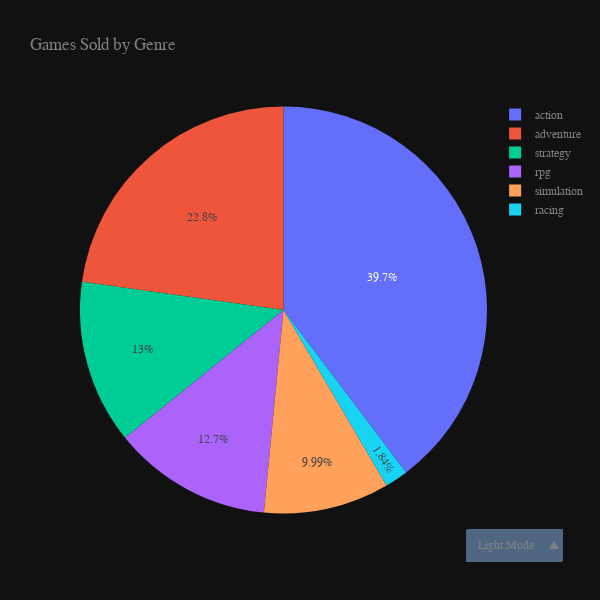

The cell this chart's notebook holds for it:
### Markdown cell above
Since there is no sales column, we will focus on games that are not free to play (paid), based on their positive ratings summed with the negative ones, and filter by genre. I include the negative ratings because they also come from users who purchased the game.

### Code cell
# Filter out games that are not free-to-play
df_f2p_false = df[df['free_to_play'] == False]

# Define the genres in a variable
genres = ['action', 'adventure', 'rpg', 'simulation', 'strategy', 'racing']

# Extract relevant columns: game name, positive ratings, negative ratings, and genres
df_f2p_false_genre = df_f2p_false[['name', 'sells'] + genres]
df_f2p_false_genre = df_f2p_false_genre.set_index('name')

# Sum positive and negative ratings by genre
genre_sales = df_f2p_false_genre[genres].multiply(df_f2p_false_genre['sells'], axis=0).sum()

# Create the pie chart
fig = px.pie(
    names=genre_sales.index, 
    values=genre_sales.values, 
    title="Games Sold by Genre",
    labels={'names': 'Genre', 'values': 'Sales'}
)

fig.update_layout(
    font=dict(family='Helvetica', size=12, color='gray'),
    template="plotly_dark",
    height = 600,
    width=600
)

fig.update_traces(
    hovertemplate='Genre: %{label}<br>Units Sold: %{value:,.0f}'
)

# Dark/Light Mode Button
fig.update_layout(
    updatemenus=[{
        'buttons': [
            {
                'label': 'Light Mode',
                'method': 'relayout',
                'args': ['template', 'plotly_white'],  
            },
            {
                'label': 'Dark Mode',
                'method': 'relayout',
                'args': ['template', 'plotly_dark'],  
            }
        ],
        'direction': 'up',  
        'showactive': True,
        'x': 1.2,   
        'xanchor': 'right',  
        'y': -0.1,  
        'yanchor': 'bottom',  
        'pad': {'r': 5, 't': 10}, 
    }]
)

fig.show()

### Figure 1 — Plotly figure (JSON) as saved in the notebook; plotly's stock layout.template omitted (floating-point values rounded to 4 significant figures)
{"data": [{"domain": {"x": [0, 1], "y": [0, 1]}, "hovertemplate": "Genre: %{label}<br>Units Sold: %{value:,.0f}", "labels": ["action", "adventure", "rpg", "simulation", "strategy", "racing"], "legendgroup": "", "name": "", "showlegend": true, "type": "pie", "values": [1571670000, 901565000, 501125000, 395500000, 515805000, 72830000]}], "layout": {"font": {"color": "gray", "family": "Helvetica", "size": 12}, "height": 600, "legend": {"tracegroupgap": 0}, "title": {"text": "Games Sold by Genre"}, "updatemenus": [{"buttons": [{"args": ["template", "plotly_white"], "label": "Light Mode", "method": "relayout"}, {"args": ["template", "plotly_dark"], "label": "Dark Mode", "method": "relayout"}], "direction": "up", "pad": {"r": 5, "t": 10}, "showactive": true, "x": 1.2, "xanchor": "right", "y": -0.1, "yanchor": "bottom"}], "width": 600}}
